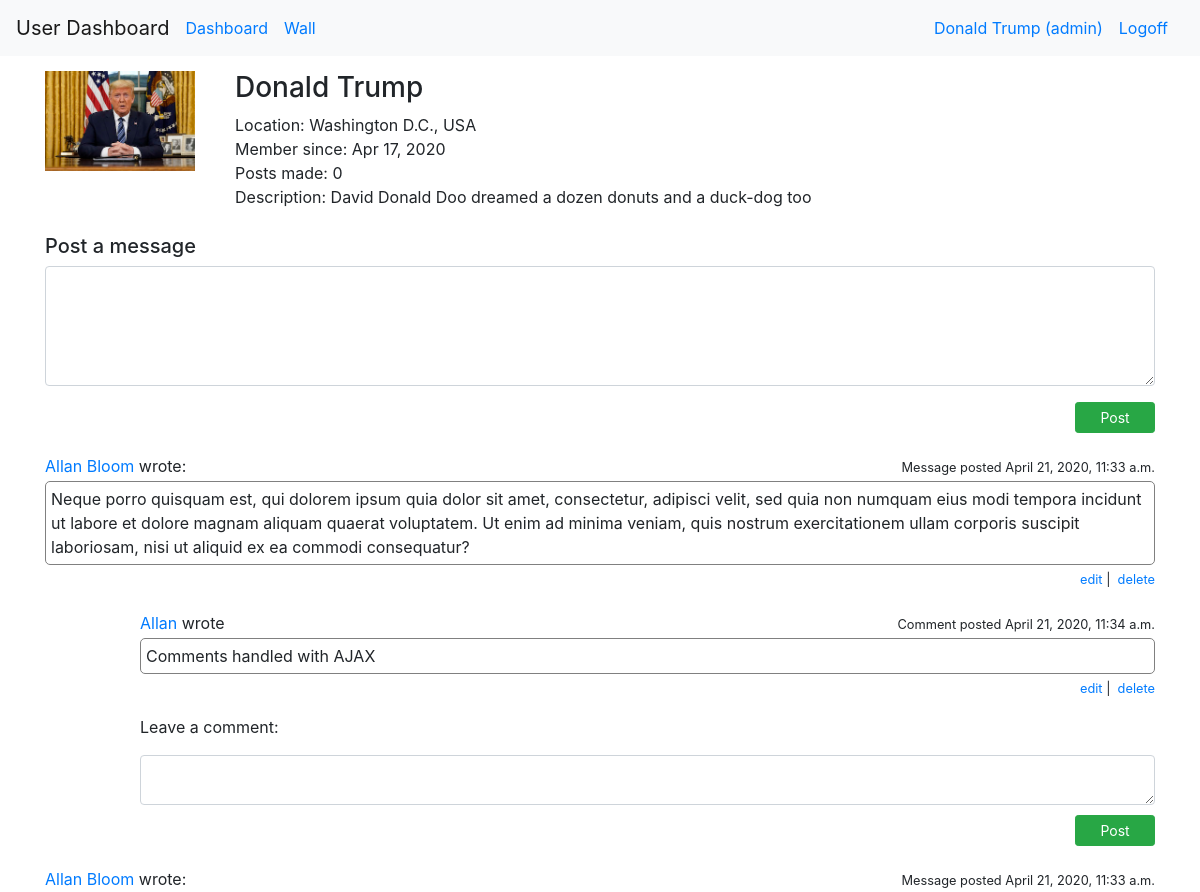
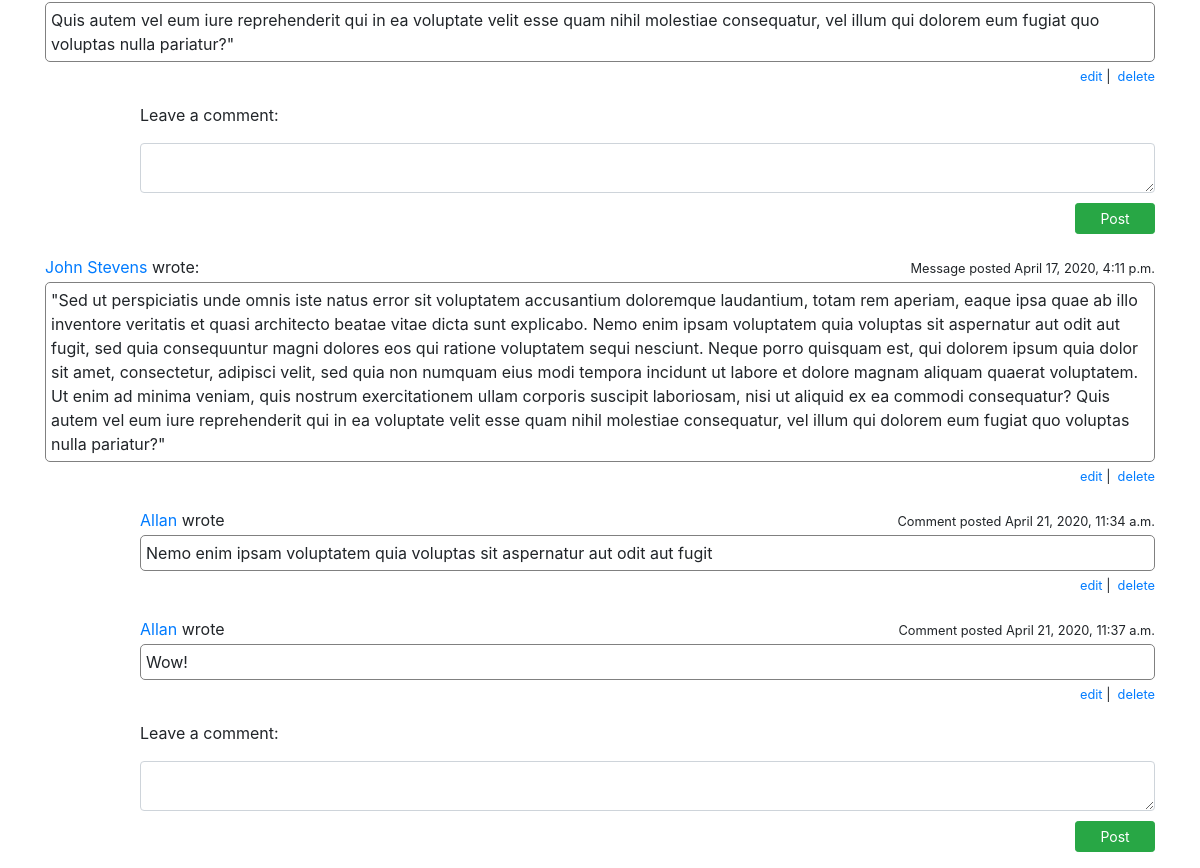
Page /message_board/6 (signed in) on the committed database (2 pictures, top to bottom).
### login_and_registration_app/models.py (models this page shows)
class User(models.Model):
    first_name = models.CharField(max_length=255)
    last_name = models.CharField(max_length=255)
    email = models.CharField(max_length=255)
    level = models.IntegerField(default=1)
    description = models.TextField(null=True)
    password = models.CharField(max_length=100)
    created_at = models.DateTimeField(auto_now_add=True)
    updated_at = models.DateTimeField(auto_now=True)
    profile_photo = models.ImageField(upload_to="profile_images", blank=True)
    default_photo = models.ImageField(upload_to="profile_images", default="default.jpg")
    city = models.CharField(max_length=45, null=True)
    state = models.CharField(max_length=45, null=True)
    country = models.CharField(max_length=45, null=True)
    objects = UserManager()

### messageboard_app/models.py (models this page shows)
class Message(models.Model):
    content = models.TextField()
    created_at = models.DateTimeField(auto_now_add=True)
    updated_at = models.DateTimeField(auto_now=True)
    author = models.ForeignKey(User, related_name="messages_posted", on_delete=models.CASCADE)
    recipient = models.ForeignKey(User, related_name="messages_received", on_delete=models.CASCADE)
    edited = models.BooleanField(default=False)
    edited_by = models.IntegerField(default=0)
    objects = MessageManager()

class Comment(models.Model):
    content = models.TextField()
    created_at = models.DateTimeField(auto_now_add=True)
    updated_at = models.DateTimeField(auto_now=True)
    author = models.ForeignKey(User, related_name="comments", on_delete=models.CASCADE)
    message = models.ForeignKey(Message, related_name="comments", on_delete=models.CASCADE)
    edited = models.BooleanField(default=False)
    edited_by = models.IntegerField(default=0)
    objects = CommentManager()

### messageboard_app/views.py (the view)
# urls.py: path("/<int:id>", views.message_board),
def message_board(request, id):
    profile = User.objects.filter(id=id)[0]
    user = logged_user(request)
    try:
        errors = request.session["errors"]
    except KeyError:
        errors = None
    context = {
        "user": user,
        "profile": profile,
        "errors": errors,
        "messages_posted": user.messages_posted.all().order_by("-created_at"),
        "messages_received": profile.messages_received.all().order_by("-created_at"),
    }
    request.session["errors"] = None
    return render(request, "message_board.html", context)

### messageboard_app/views.py (called while the page is built)
def logged_user(request):
    return User.objects.filter(id=request.session["user_id"])[0]

### messageboard_app/templates/message_board.html (shortened to what this page needs)
<!doctype html>
<html lang="en">
  <head>
    {% load static %}
    <link rel="stylesheet" type="text/css" href="{% static 'bootstrap.css' %}">
  </head>
  <body>
    <nav class="navbar navbar-expand-md navbar-light bg-light">
      <a class="navbar-brand" href="/">User Dashboard</a>
      <div class="collapse navbar-collapse" id="navbarSupportedContent">
      {% if request.session.user_id == None %}
        <a class="navbar-nav mr-auto nav-link disabled" href="/dashboard">Dashboard</a>
        <a class="navbar-nav mr-sm-0 nav-link" href="/signin">Signin</a>
      {% else %}
        <a class="navbar-nav mr-sm-0 nav-link" href="/dashboard">Dashboard</a>
        <a class="navbar-nav mr-auto nav-link" href="/message_board/{{user.id}}">Wall</a>
      {% if user.level == 9%}
        <a class="navbar-nav mr-sm-0 nav-link" href="/dashboard/edit_profile/{{user.id}}">{{user.first_name}} {{user.last_name}} (admin)</a>
      {% else %}
        <a class="navbar-nav mr-sm-0 nav-link" href="/dashboard/edit_profile/{{user.id}}">{{user.first_name}} {{user.last_name}}</a>
      {% endif %}
        <a class="navbar-nav mr-sm-0 nav-link" href="/logoff">Logoff</a>
      {% endif %}
      </div>
    </nav>
    <div class="container">
      <div class="row top_row">
        <div class="col-6 offset-3 col-md-3 offset-md-0 col-lg-2">
          {% if profile.profile_photo %}
          <img src="{{profile.profile_photo.url}}" alt="profile photo">
          {% else %}
          <img src="{{profile.default_photo.url}}" alt="profile photo">
          {% endif %}
        </div>
        <div class="col-12 col-md-9 col-lg-10">
          <div class="row">
            <div class="col-12">
              <h3>{{profile.first_name}} {{profile.last_name}}</h3>
            </div>
          </div>
          <div class="row">
            {% if profile.city and profile.state and profile.country %}
            <div class="col-12">Location: {{profile.city}} {{profile.state}}, {{profile.country}}</div>
            {% else %}
            <div class="col-12">Member at large</div>
            {% endif %}
          </div>
          <div class="row">
            <div class="col-12">Member since: {{profile.created_at|date:"M d, Y"}}</div>
          </div>
          <div class="row">
            <div class="col-12">Posts made: {{profile.messages_posted|length}}</div>
          </div>
          <div class="row">
            <div class="col-12">Description: {{profile.description}}</div>
          </div>
        </div>
      </div>
      <div class="row second_row">
        <div class="col-12">
        {% if profile.id == user.id%}
          {% if errors.message %}
          <h5 class="post_message_header">Post a message</h5>
          <p class="error_message">&nbsp&nbsp<small>{{ errors.message }}</small></p>
          {% else %}
          <h5>Post a message</h5>
          {% endif %}
        {% else %}
          <h5>Leave a message for {{profile.first_name}} </h5>
        {% endif %}
        </div>
      </div>
      <div class="row">
        <div class="col-12">
          <form action="/message_board/{{profile.id}}/post_message" method="post">
            <div class="form-group">
              <textarea class="form-control" name="message"></textarea>
            </div>
            <div class="form-group text-right">
              <button class="btn btn-success btn-sm">Post</button>
            </div>
          </form>
        </div>
      </div>
    {% for message in messages_received.all %}
      <div class="row">
        <div class="col-6">
          {% if message.author == profile %}
          <p class="mc_header">{{message.author.first_name}} {{message.author.last_name}} wrote:</p>
          {% else %}
          <p class="mc_header"><a href="/message_board/{{message.author.id}}">{{ message.author.first_name }} {{ message.author.last_name }} </a>wrote:</p>
          {% endif %}
        </div>
        <div class="col-6 text-right">
          {% if message.edited %}
          <p class="mc_header"><small>Message last edited on {{message.updated_at}}</small></p>
          {% else %}
          <p class="mc_header"><small>Message posted {{message.created_at}}</small></p>
          {% endif %}
        </div>
      </div>
      <div class="row">
        <div class="col-12">
          <p class="message_content">{{ message.content }}</p>
        </div>
        {% if user == message.author or user.level == 9 %}
        <div class="col-12 text-right">
          <p class="edit_delete_options">
            <small>
              <a href="" data-toggle="modal" data-target="#edit{{message.id}}">edit</a>&nbsp|&nbsp
              <a href="" data-toggle="modal" data-target="#remove{{message.id}}">delete</a>
            </small>
          </p>
        </div>
        {% endif %}
      </div>
    <div id="{{message.id}}_comments_container">
        {% for comment in message.comments.all %}
      <div class="row">
        <div class="col-5 offset-1">
          <p class="mc_header"><a href="/message_board/{{comment.author.id}}">{{comment.author.first_name}} </a>wrote</p>
        </div>
        <div class="col-5 offset-1 text-right">
          {% if comment.edited %}
          <p class="mc_header"><small>Comment last edited on {{comment.updated_at}}</small></p>
          {% else %}
          <p class="mc_header"><small>Comment posted {{comment.created_at}}</small></p>
          {% endif %}
        </div>
      </div>
      <div class="row">
        <div class="col-11 offset-1">
          <p class="comment_content">{{comment.content}}</p>
        </div>
        {% if user == comment.author or user.level == 9 %}
        <div class="col-11 offset-1 text-right">
          <p class="edit_delete_options">
            <small>
              <a href="" data-toggle="modal" data-target="#edit{{comment.id}}">edit</a>&nbsp|&nbsp
              <a href="" data-toggle="modal" data-target="#remove{{comment.id}}">delete</a>
            </small>
          </p>
        </div>
        {% endif %}
      </div>
      {% endfor %}
    </div>
      <div class="row">
        <div class="col-11 offset-1" id="comment_label_container_{{message.id}}">
          <p id="comment_label_{{message.id}}">Leave a comment:</p>
        </div>
      </div>
      <div class="row">
        <div class="col-11 offset-1">
          <form action="/message_board/{{profile.id}}/{{message.id}}/comment" class="comment" id="{{message.id}}" method="post">
            <textarea class="form-control comment_textarea" name="comment" id="textarea_{{message.id}}"></textarea>
            <div class="form-group text-right">
              <button class="btn btn-success btn-sm comment_button">Post</button>
            </div>
          </form>
        </div>
      </div>
    {% endfor %}
    </div>
  </body>
</html>

### messageboard_app/templates/message_board.html (style rules this page uses)
img { width: 150px; }
.top_row { margin-top: 15px; }
.second_row { margin-top: 25px; }
textarea { min-height: 120px; max-height: 200px; overflow: auto; }
.message_content { max-height: 300px; overflow: auto; border: 1px solid grey; border-radius: 5px; padding: 5px; }
.comment_content { max-height: 150px; overflow: auto; border: 1px solid grey; border-radius: 5px; padding: 5px; }
.mc_header { margin-top: 5px; margin-bottom: 3px; }
.comment_textarea { min-height: 20px; max-height: 50px; }
.comment_button { margin-top: 10px; }
button { min-width: 80px; }
.edit_delete_options { margin-top: -15px; margin-bottom: 2px; }

### rows in the picture
User: first_name "Donald", last_name "Trump", profile_photo (picture), city "Washington", state "D.C.", country "USA", created_at "Apr 17, 2020", messages_posted|length "0", description "David Donald Doo dreamed a dozen donuts and a duck-dog too"
Message: author.first_name "Allan", author.last_name "Bloom", created_at "April 21, 2020, 11:33 a.m.", content "Neque porro quisquam est, qui dolorem ipsum quia dolor sit amet, consectetur, adipisci velit, sed quia non numquam eius modi tempora incidunt ut labore et dolore magnam aliquam quaerat voluptatem. Ut enim ad minima veniam, quis nostrum exercitationem ullam corporis suscipit laboriosam, nisi ut aliquid ex ea commodi consequatur?"
Comment: author.first_name "Allan", created_at "April 21, 2020, 11:34 a.m.", content "Comments handled with AJAX"
Message: author.first_name "Allan", author.last_name "Bloom", created_at "April 21, 2020, 11:33 a.m.", content "Quis autem vel eum iure reprehenderit qui in ea voluptate velit esse quam nihil molestiae consequatur, vel illum qui dolorem eum fugiat quo voluptas nulla pariatur?\""
Message: author.first_name "John", author.last_name "Stevens", created_at "April 17, 2020, 4:11 p.m.", content "\"Sed ut perspiciatis unde omnis iste natus error sit voluptatem accusantium doloremque laudantium, totam rem aperiam, eaque ipsa quae ab illo inventore veritatis et quasi architecto beatae vitae dicta sunt explicabo. Nemo enim ipsam voluptatem quia voluptas sit aspernatur aut odit aut fugit, sed quia consequuntur magni dolores eos qui ratione voluptatem sequi nesciunt. Neque porro quisquam est, qui dolorem ipsum quia dolor sit amet, consectetur, adipisci velit, sed quia non numquam eius modi tempora incidunt ut labore et dolore magnam aliquam quaerat voluptatem. Ut enim ad minima veniam, quis nostrum exercitationem ullam corporis suscipit laboriosam, nisi ut aliquid ex ea commodi…"
Comment: author.first_name "Allan", created_at "April 21, 2020, 11:34 a.m.", content "Nemo enim ipsam voluptatem quia voluptas sit aspernatur aut odit aut fugit"
Comment: author.first_name "Allan", created_at "April 21, 2020, 11:37 a.m.", content "Wow!"
